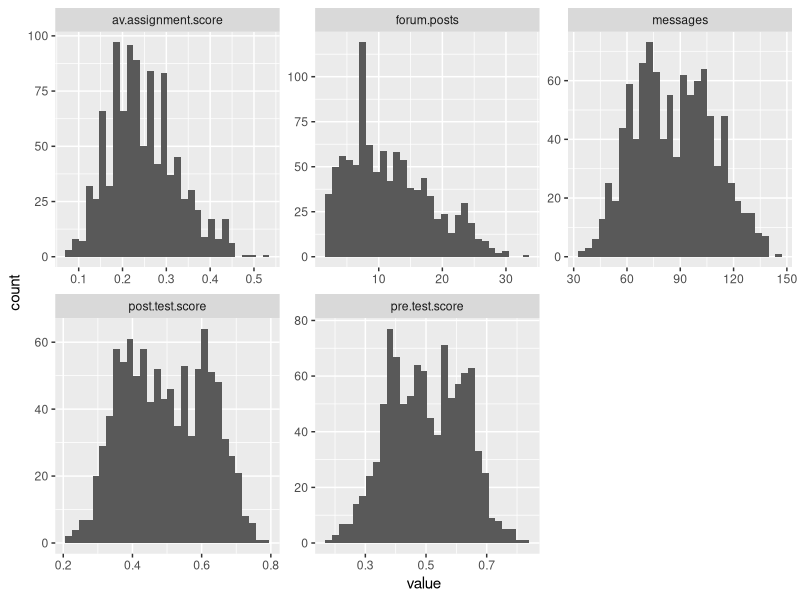
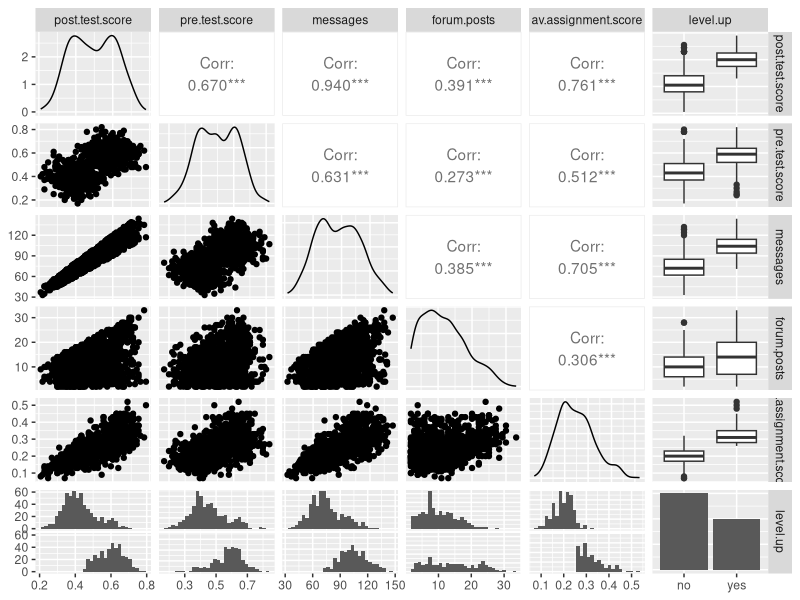
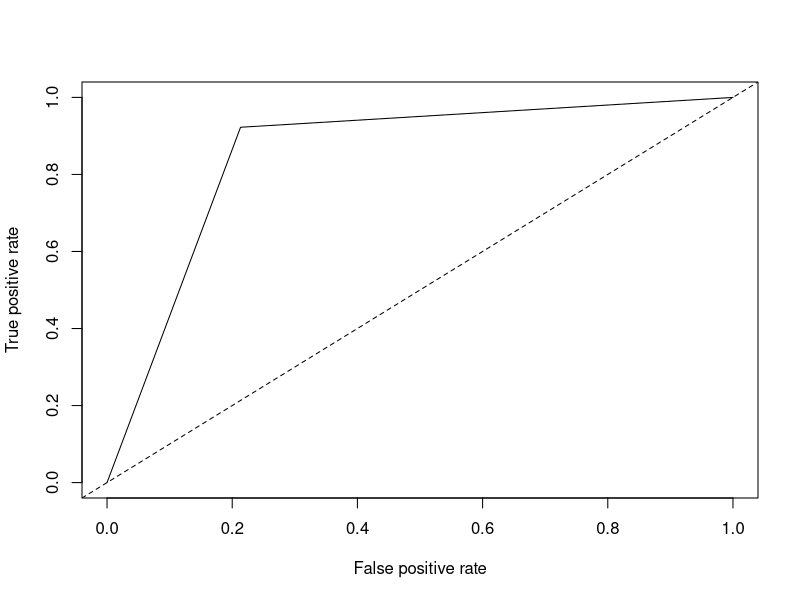
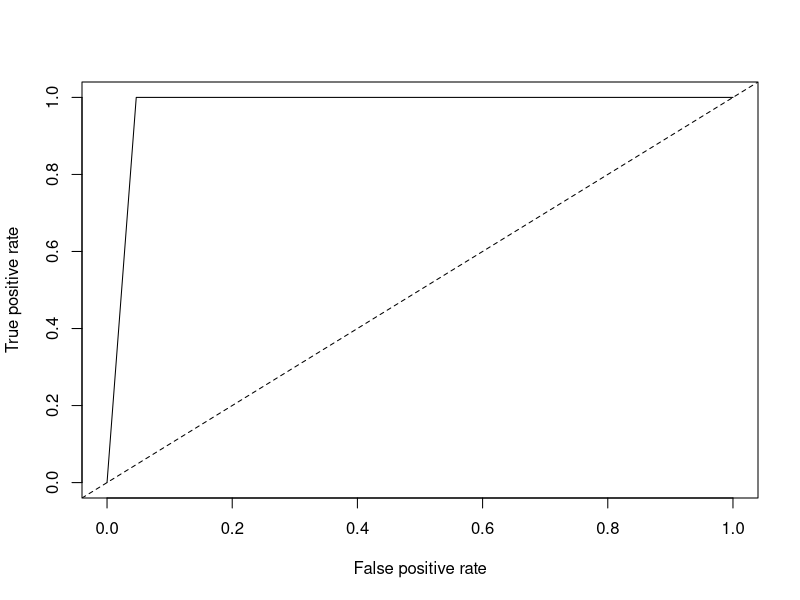

Source code (R) for these figures, in order:
## ---- chunk 1
Part1_data1 <- read.csv("online.data.csv")
## ---- chunk 2
#Start by creating histograms of the distributions for all variables (#HINT: look up "facet" in the ggplot documentation)
library(ggplot2)
library(tidyverse)
?Facet

Part1_data1[,-1] %>% keep(is.numeric) %>% gather() %>%  ggplot(aes(value)) +
    facet_wrap(~ key, scales = "free") +
    geom_histogram()


#Then visualize the relationships between variables
# install.packages("GGally")
library(GGally)
Part1_data2 <- Part1_data1[,-1]
ggpairs(Part1_data2)

#Try to capture an intution about the data and the relationships
### Comments: 
# From the histogram: The frequency of students' activeness on messaging is higher than posting questions on a forum regarding the assignment. There also exists a similar shape of distribution between the post test score and the number of messages sent by each student to other students about the assignments.
# From the relationship visualization: The correlation coeeficient bewteen the post test score and the number of messages sent by each student to other students about the assignments is 0.94, which demonstrates a high positive relationship. The correlation coeeficient bewteen the post test score and the number of forum posts students posted asking questions about the assignment is 0.391, much less than the one between post score and messages. Thus, it is safe to guess that encouraging students to exchange messages about the assignments can be more helpful to improve satudents' grades on geography than posting forum posts. 
## ---- chunk 3
#Create a classification tree that predicts whether a student "levels up" in the online course using three variables of your choice (As we did last time, set all controls to their minimums)
library(rpart)
Part1_c.tree1 <- rpart(as.factor(level.up) ~ post.test.score + messages, method="class", data=Part1_data2)


#Plot and generate a CP table for your tree 

post(Part1_c.tree1, file = "Part1_tree1.ps", title = "MOOC")

printcp(Part1_c.tree1)

#Generate a probability value that represents the probability that a student levels up based your classification tree 


Part1_data2$pred <- predict(Part1_c.tree1, type = "prob")[,2]#Last class we used type = "class" which predicted the classification for us, this time we are using type = "prob" to see the probability that our classififcation is based on.
## ---- chunk 4
library(ROCR)

#Plot the curve
pred.detail <- prediction(Part1_data2$pred, Part1_data2$level.up) 
plot(performance(pred.detail, "tpr", "fpr"))
abline(0, 1, lty = 2)

#Calculate the Area Under the Curve
unlist(slot(performance(pred.detail,"auc"), "y.values"))#Unlist liberates the AUC value from the "performance" object created by ROCR

#Now repeat this process, but using the variables you did not use for the previous model and compare the plots & results of your two models. Which one do you think was the better model? Why?

Part1_c.tree2 <- rpart(as.factor(level.up) ~ forum.posts + av.assignment.score + pre.test.score, method="class", data = Part1_data2)

printcp(Part1_c.tree2)

#Plot and generate a CP table for your tree 

post(Part1_c.tree2, file = "Part1_tree2.ps", title = "MOOC2") #This creates a pdf image of the tree

Part1_data2$pred2 <- predict(Part1_c.tree2, type = "prob")[,2]

#Plot the curve

pred2.detail <- prediction(Part1_data2$pred2, Part1_data2$level.up) 

plot(performance(pred2.detail, "tpr", "fpr"))

abline(0, 1, lty = 2)

unlist(slot(performance(pred2.detail,"auc"),"y.values"))

### Comments: The "AUC" value for the model 1 is 0.8545833, while the "AUC" value for the second is  0.9766667. This indicates that model 2 which uses "av.assignment.score" as the only variable is more accurate than the first model which uses "post.test.score" as the only variable. Whether studetns are allowed to go to the next level can be more accurately predicted from hi or her average assignment score.
## ---- chunk 5
#Look at the ROC plot for your first model. Based on this plot choose a probability threshold that balances capturing the most correct predictions against false positives. Then generate a new variable in your data set that classifies each student according to your chosen threshold.


# Choose the first threshold as 0.6

# Calculate total true:
threshold.pred1 <- ifelse(Part1_data2$pred >= 0.8, 1, 0)

# Calculate total positive:
level.up.positive <- ifelse(Part1_data2$level.up == "yes", 1, 0)

# Calculate total false:
threshold.pred0 <- 1000 - sum(threshold.pred1)

# Calculate total negative:
level.up.negative <- 1000 - sum(level.up.positive)

# Calculate true positive:
true.positive <- sum(threshold.pred1)/sum(level.up.positive)

# Calculate true negative:
true.negative <- threshold.pred0/level.up.negative

# Calculate false positive:
false.positive<- threshold.pred0/sum(level.up.positive)

# Calculate false negative:
false.negative<- sum(level.up.positive)/level.up.negative

#Now generate three diagnostics:

# Calculate correct predictions over the total number of predictions:
Part1_data2$accuracy.model1 <- (true.positive + true.negative) / nrow(Part1_data2)
unique(Part1_data2$accuracy.model1)

Part1_data2$precision.model1 <- true.positive / (true.positive + false.positive)
unique(Part1_data2$precision.model1)

Part1_data2$recall.model1 <- true.positive / (true.positive + false.negative)
unique(Part1_data2$recall.model1)


#Finally, calculate Kappa for your model according to:

#First generate the table of comparisons
table1 <- table(level.up.positive,threshold.pred1)

#Convert to matrix
matrix1 <- as.matrix(table1)

#Calculate kappa
kappa(matrix1, exact = TRUE)/kappa(matrix1)

#Now choose a different threshold value and repeat these diagnostics. What conclusions can you draw about your two thresholds?

### Choose a threshold of 0.5

threshold.pred1_2 <- ifelse(Part1_data2$pred >= 0.5, 1, 0)

level.up.positive_2 <- ifelse(Part1_data2$level.up == "yes", 1, 0)

threshold.pred0_2 <- 1000 - sum(threshold.pred1_2)

level.up.negative_2 <- 1000 - sum(level.up.positive_2)

true.positive_2 <- sum(threshold.pred1_2) / sum(level.up.positive_2)

true.negative_2 <- threshold.pred0_2 / level.up.negative_2

false.positive_2 <- threshold.pred0_2 / sum(level.up.positive_2)

false.negative_2 <- sum(level.up.positive_2)/level.up.negative_2

# Generate three diagnostics:

Part1_data2$accuracy.model2 <- (true.positive_2 + true.negative_2) / nrow(Part1_data2)
unique(Part1_data2$accuracy.model2)

Part1_data2$precision.model2 <- true.positive_2 / (true.positive_2 + false.positive_2)
unique(Part1_data2$precision.model2)

Part1_data2$recall.model2 <- true.positive_2 / (true.positive_2 + false.negative_2)
unique(Part1_data2$recall.model2)

#Finally, calculate Kappa for your model according to:

#First generate the table of comparisons
table2 <- table(level.up.positive_2,threshold.pred1_2)

#Convert to matrix
matrix2 <- as.matrix(table2)

#Calculate kappa
kappa(matrix2, exact = TRUE)/kappa(matrix2)

### Comments: The first threshhold was set to >=80% and the second to >=50%. Accuracy, precision and recall increase from threshold one to threshold two. However, the Kappa has slightly dropped, which indicates a negotiation between the thresholds, that there exist a number between 0.5 and 0.8 that generates better result.
